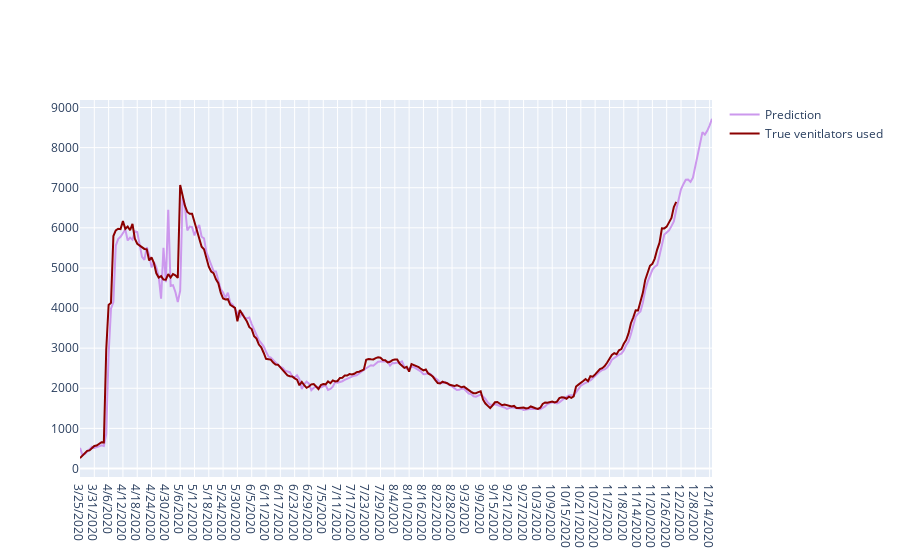

Notebook cell for this chart:
### Code cell
fig4.add_trace(go.Scatter(x = Prediction_data.index.values,
                         y =df_Covid_data_Offset['onVentilatorCurrently'],
                         name='True venitlators used',
                         mode='lines',
                         line=dict(color='darkred',
                                   width=2,
                                   dash='solid')))

### Figure 1 — Plotly figure (JSON) as saved in the notebook; plotly's stock layout.template omitted (floating-point values rounded to 4 significant figures; data arrays with more than 128 entries replaced by an {"elided": "..."} marker saying what was removed)
{"data": [{"line": {"color": "rgb(204, 152, 237)", "width": 2}, "mode": "lines", "name": "Prediction", "type": "scatter", "x": {"elided": "266 str values"}, "y": {"elided": "266 int values"}}, {"line": {"color": "darkred", "dash": "solid", "width": 2}, "mode": "lines", "name": "True venitlators used", "type": "scatter", "x": {"elided": "266 str values"}, "y": {"elided": "251 int values"}}], "layout": {}}
